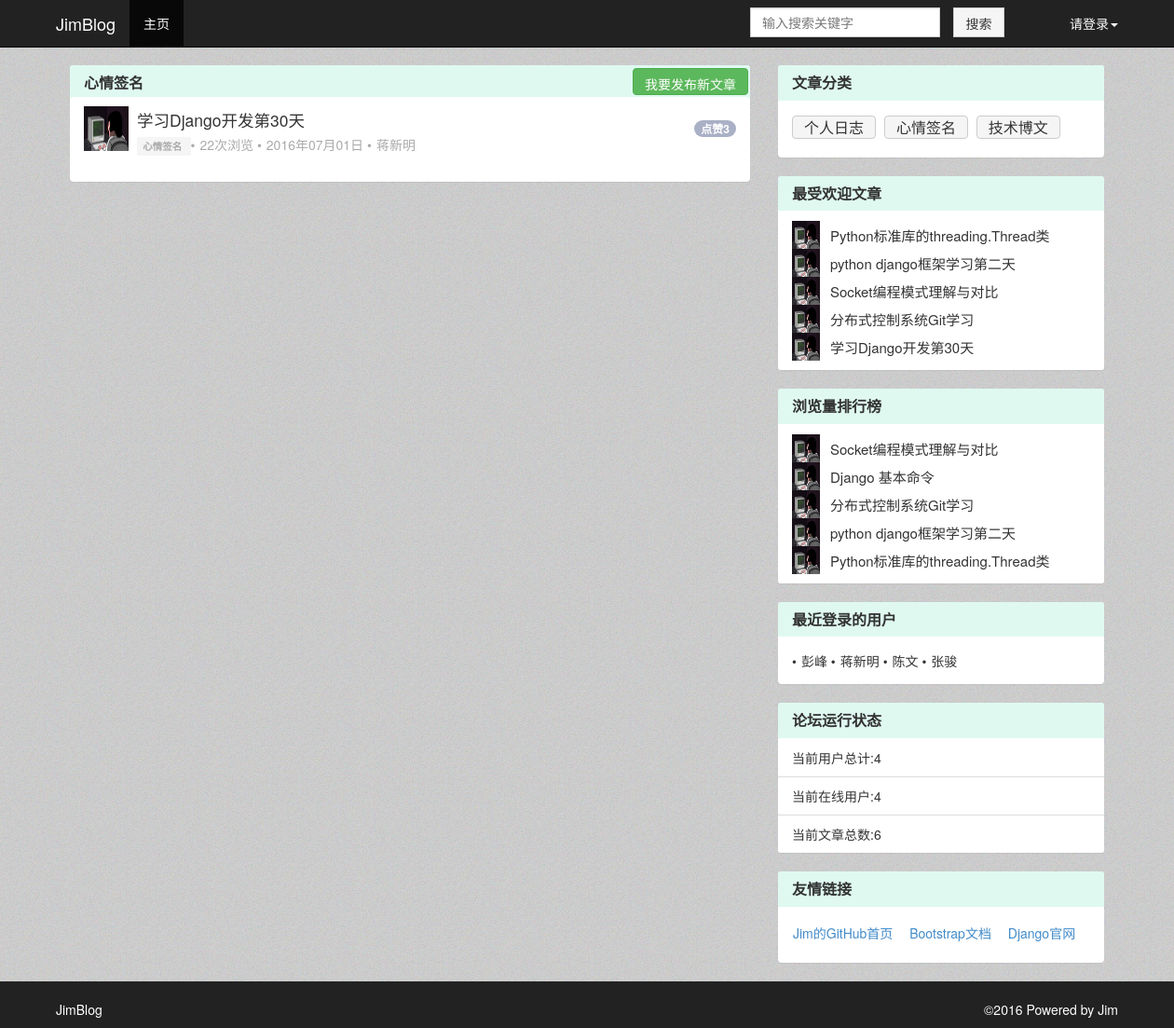
The page /category/3 on the database its author committed.
### BlogDemo/models.py (models this page shows, shortened)
class Category(models.Model):
	name = models.CharField(u'类名',max_length=20)
	create_time = models.DateTimeField(u'创建时间',auto_now_add=True)
	last_modified_time = models.DateTimeField(u'最后修改时间',auto_now = True)
	class Meta():
		ordering = ['-last_modified_time']

class Article(models.Model):
	status_choice=(
		('d','draft'),
		('p','Published')
	)
	title = models.CharField(u'标题',max_length=70)
	body = models.TextField(u'正文')
	create_time = models.DateTimeField(u'创建时间',auto_now_add=True)
	last_modified_time = models.DateTimeField(u'最后修改时间',auto_now = True)
	status = models.CharField(u'文章状态',max_length=1,choices = status_choice)
	abstract = models.CharField(u'文章摘要',max_length=54,blank=True,null=True,help_text=u'可选，如若为空将摘取正文的前54个字符')
	views = models.PositiveIntegerField(u'浏览量',default=0)
	likes = models.PositiveIntegerField(u'点赞数',default=0)
	likes_user = models.ManyToManyField('User',verbose_name=u'点赞人',null=True,related_name='user_hit_likes')
	topped = models.BooleanField(u'置顶',default=False)
	auther = models.ForeignKey('User',verbose_name = u'作者',null=True,on_delete = models.SET_NULL)
	category = models.ForeignKey('Category',verbose_name=u'分类',null=True,on_delete = models.SET_NULL)
	class Meta:
		ordering = ['-last_modified_time']

class User(models.Model):
	user_status=(
		('invisible',u'隐身'),
		('online',u'在线'),
		('offline',u'离线')
	)
	name = models.CharField(u'用户名',max_length=20)
	passwd = models.CharField(u'密码',max_length=20,null = True)
	email = models.EmailField(u'邮箱地址',max_length=256,default='jimforit@163.com')
	status = models.CharField(u'状态',max_length=10,choices = user_status,default='online')
	last_login_time = models.DateTimeField(u'最后一次登录时间',auto_now = True)
	class Meta():
		ordering = ['last_login_time']

### BlogDemo/views.py (the view)
# urls.py: url(r'^category/(?P<cate_id>\d+)',IndexView.as_view(template_name="category_list.html"),name='category_article_page'),
class IndexView(ListView):
	context_object_name = "article_list"
	template_name = "index.html"
	def get_queryset(self):
		self.request.session["current_url"] = self.request.path#获取当前页面url存入session中，如果文章只是刷新页面,而页面不跳转，则阅读数不增加。
		if self.template_name == "category_list.html":
			article_list=Article.objects.filter(category=self.kwargs['cate_id'],status='p')#如果传入category_id则获取对应分类文章作为article_list
		else:
			article_list = Article.objects.filter(status = 'p')#如果不传入category_id则获取所有文章作为article_list
		for articles in article_list:
			articles.body = markdown2.markdown(articles.body)#文章body部分进行markdown渲染
		return article_list
	def get_context_data(self,**kwargs):
		new_comment_list = []
		try:
			kwargs['category_name']=Category.objects.get(id=self.kwargs['cate_id']).name
		except:
			pass
		try:
			user_name = self.request.session['username']
			user = get_object_or_404(User,name=user_name)
			new_comment_list = Comment.objects.filter(comment_reminder=user,comment_status="N")
		except 	KeyError:
			pass
		comment_count = len(new_comment_list)
		kwargs['comment_list_user'] = new_comment_list
		kwargs['comment_count_user'] = comment_count
		kwargs['latest_login_user']=User.objects.all().order_by('-last_login_time')[:5]
		kwargs['category_list']=Category.objects.all().order_by('name')
		kwargs['popular_article']=Article.objects.all().order_by('likes')[:5]
		kwargs['views_article']=Article.objects.all().order_by('-views')[:5]
		kwargs['user_count']=User.objects.all().count()
		kwargs['article_count']=Article.objects.all().count()
		return super(IndexView,self).get_context_data(**kwargs)

### BlogDemo/templatetags/paginate_tags.py (called while the page is built)
def get_right(current_page, right, num_pages):
    if current_page == num_pages:
        return []
    return [i + 1 for i in range(current_page, current_page + right - 1) if i < num_pages - 1]

### BlogDemo/templates/category_list.html (shortened to what this page needs)
{% extends "top.html"%}
{%block page-content%}
    <div id="wrap">
        <div class="container" id="main">
            <div class="col-md-8" id="left">
	{% load paginate_tags %}
    <div class="panel panel-default panel-amend">
        <div class="panel-heading panel-heading-amend">
            <h3 class="panel-title panel-title-margin">{{category_name}}</h3>
            <a class="btn btn-success create-article-btn" href="/article_create/">我要发布新文章</a>
        </div>
        {%for articles in article_list%}
            <div class="panel-body no-panel-body-padding">
                <div class="list-group">
                    <div class=" list-group-item list-group-item-margin list-topic-item border-less">
                        <span class="badge pull-right list-reply-count hidden-xs">点赞{{articles.likes_user.count}}</span>
                        <div class="row">
                            <div class="col-md-1 col-xs-2 col-sm-2" id="limit-width">
                                <a">
                                    <img class="avatar-middle" src="../static/7c93baa4-056c-11e6-8212-000c2919e245.jpg" title="admin">
                            </div>
                            <div class="col-xs-9 col-md-10 col-sm-9">
                                <h3 class="list-post-title"><a href="{% url 'article_detail_page' articles.pk %}" title="{{articles.title}}">{{articles.title}}</a></h3>
                                <p class="list-meta">
                                    <span class="label label-default list-meta-node">
                                        <a href="#">{{articles.category.name}}</a>
                                    </span>
                                    <span class="list-count">{{articles.views}}次浏览</span>
                                    <span class="list-time">{{articles.create_time|date:"Y年m月d日"}}</span>
                                    <span class="list-username">{{articles.auther.name}}</span>
                                </p>
                            </div>
                        </div>
                    </div>
                </div>
            </div>
			{%endfor%}
    </div>
            </div>
            <div class="col-md-4" id="right">
    <div class="panel panel-default panel-amend">
    <div class="panel-heading panel-heading-amend">
        <h3 class="panel-title">文章分类</h3>
    </div>
    <div class="panel-body">
        {%for categorys in category_list%}
            <a class="btn btn-default category_btn" href="{% url 'category_article_page' categorys.pk %}">{{categorys.name}}</a>
        {%endfor%}
    </div>
</div>
    <div class="panel panel-default panel-amend">
    <div class="panel-heading panel-heading-amend">
        <h3 class="panel-title">最受欢迎文章</h3>
    </div>
    <ul class="list-group">
                <li class="list-group-item">
					{%for articles in popular_article%}
                    <div class="row row_min_height">
                        <a href="#" class="recommend_topic"><img class="recommend_topic_img" src="../static/7c93baa4-056c-11e6-8212-000c2919e245.jpg" title="admin"></a>
						<div class="recommend_topic_list">
                            <a href="{%url 'article_detail_page' articles.pk%}" title="{{articles.title}}">{{articles.title}}</a>
                        </div>
                    </div>
					{%endfor%}
                </li>
    </ul>
</div>
    <div class="panel panel-default panel-amend">
    <div class="panel-heading panel-heading-amend">
        <h3 class="panel-title">浏览量排行榜</h3>
    </div>
    <ul class="list-group">
            <li class="list-group-item">
			{%for articles in views_article%}
                <div class="row row_min_height">
                    <a href="http://www.aeflt.net/user/center/display/?uid=8" class="hot_topic"><img class="hot_topic_img" src="../static/7c93baa4-056c-11e6-8212-000c2919e245.jpg" title="潭州助理老师  瑾萱"></a>
                    <div class="hot_topic_list">
                        <a href="{%url 'article_detail_page' articles.pk%}" title="{{articles.title}}">{{articles.title}}</a>
                    </div>
                </div>
			{%endfor%}
            </li>
    </ul>
</div>
    <div class="panel panel-default panel-amend">
    <div class="panel-heading panel-heading-amend">
        <h3 class="panel-title">最近登录的用户</h3>
    </div>
    <div class="panel-body">
	{%for users in latest_login_user%}
		<span class="list-username">{{users.name}}</span>
	{%endfor%}
    </div>
</div>
    <div class="panel panel-default panel-amend">
    <div class="panel-heading panel-heading-amend">
        <h3 class="panel-title">论坛运行状态</h3>
    </div>
   <div class="list-group">
        <span class="list-group-item">当前用户总计:{{user_count}}</span>
		<span class="list-group-item">当前在线用户:{{user_count}}</span>
		<span class="list-group-item">当前文章总数:{{article_count}}</span>
    </div>
</div>
    <div class="panel panel-default panel-amend">
    <div class="panel-heading panel-heading-amend">
        <h3 class="panel-title">友情链接</h3>
    </div>
    <div class="panel-body">
            <a class="btn friendly_link" target="_blank" href="https://github.com/jimforit">Jim的GitHub首页</a>
            <a class="btn friendly_link" target="_blank" href="http://v3.bootcss.com/">Bootstrap文档</a>
            <a class="btn friendly_link" target="_blank" href="https://www.djangoproject.com/">Django官网</a>
    </div>
</div>
            </div>
        </div>
    </div>
    <footer class="footer-color nav-footer-color" id="footer">
        <div class="container clearfix">
            <div class="text-muted pull-left">
                   <p id="text-color">JimBlog</p>
            </div>
            <p class="muted credit pull-right" id="text-color">
                ©<time>2016</time> Powered by Jim
            </p>
        </div>
    </footer>
{%endblock%}

### BlogDemo/static/navbar-fixed-top.css (style rules this page uses)
body { min-height: 2000px; padding-top: 70px; }

### BlogDemo/static/customize.css (style rules this page uses)
a { text-decoration: none !important; }
.list-post-title, .list-meta { margin: 0px; }
.list-post-title { font-size: 125%; padding-top: 5px; margin-bottom: 7px; word-wrap: break-word; word-break: break-all; margin-left: 5px; }
.avatar-middle { width: 48px; height: 48px; }
.list-reply-count { margin-top: 15px; font-family: "Helvetica Neue", Helvetica, Arial, sans-serif; }
.label a { color: #F5F5F5; }
h3.list-post-title a { text-decoration: none; color: #333; }
.list-count::before, .list-time::before, .list-username::before, .list-reply-count-xs::before { content: '\2022'; margin-right: 5px; }
.list-meta { color: #aaa; margin-left: 5px; }
footer { padding-top: 20px; }
.list-time { color: #aaa }
* { margin:0;padding:0;list-style-type:none; }
a,img { border:0; }
html,body { background:#fff;font-size:14px;font-family:"microsoft yahei"; }
html, body { min-height: 0px; height: 100%; padding-top: 0px; }
#wrap { min-height: 130%; height: auto; margin-bottom: -50px; padding-bottom: 50px; background-image: url("/static/background-picture.png"); padding-top: 70px; min-width: 1250px; }
footer { height: 50px; background-color: #FEFEFE; min-width: 1250px; }
.panel-body { padding: 15px; }
.panel-body:before, .panel-body:after { display: table; content: " "; }
.panel-body:after { clear: both; }
.list-meta-node { background-color: #F5F5F5; }
.list-meta-node a { color: #AAA; }
.list-reply-count { background-color: #aab0c6; }
body { font-family: "WenQuanYi Micro Hei", "Microsoft YaHei", "Helvetica Neue", Helvetica, Arial, sans-serif; }
html, html a { -webkit-font-smoothing: antialiased; text-shadow: 1px 1px 1px rgba(0,0,0,0.004); }
.no-panel-body-padding { padding: 0px; }
.border-less { border: 0px; }
.list-group-item-margin { margin-bottom: -20px; margin-top: -20px; }
.panel-title-margin { margin-bottom: 15px; }
.footer-color { background-color: #222; }
#text-color { color: #fff; }
#main { width: 1170px !important; }
#left { width: 760px !important; float: left; }
#right { width: 380px !important; float: right; }
#limit-width { width: 52px; }
.create-article-btn { float: right; margin-top: -40px; margin-right: -13px; height: 29px; text-align: center; }
.hot_topic { width: 40px; height: 40px; margin-left: 15px; }
.hot_topic_img { width: 30px; height: 30px; }
.hot_topic_list { width: 270px; margin-left: 56px; margin-top: -25px; word-wrap:break-word; word-break:break-all; }
.hot_topic_list a { color: #333; font-size: 15px; }
.row_min_height { min-height: 30px; }
.recommend_topic { width: 40px; height: 40px; margin-left: 15px; }
.recommend_topic_img { width: 30px; height: 30px; }
.recommend_topic_list { width: 270px; margin-left: 56px; margin-top: -25px; word-wrap:break-word; word-break:break-all; }
.recommend_topic_list a { color: #333; font-size: 15px; margin-top: 10px; }
.friendly_link { padding-top: 1px; padding-left: 0px; }
.category_btn { height: 25px; padding-top: 1px; margin: 0px 5px 5px 0px; background-color: #f5f5f5; font-size: 16px; }
.panel-heading-amend { background-color: #DFF9F1 !important; border-color: #fff!important; }
.panel-heading h3 { font-weight: bold; }
.nav-footer-color { background-image: url(/static/img/navbar-picture.png); }
.panel-amend { border: 0px !important; }

### rows shown on the page
Category: name "心情签名"
Article: likes_user.count "3", title "学习Django开发第30天", category.name "心情签名", views "22", create_time "2016年07月01日", auther.name "蒋新明"
Category: name "个人日志"
Category: name "技术博文"
Article: title "Python标准库的threading.Thread类"
Article: title "python django框架学习第二天"
Article: title "Socket编程模式理解与对比"
Article: title "分布式控制系统Git学习"
Article: title "Django 基本命令"
User: name "彭峰"
User: name "蒋新明"
User: name "陈文"
User: name "张骏"

### other values the page prints
{{ user_count }} "4"
{{ article_count }} "6"
